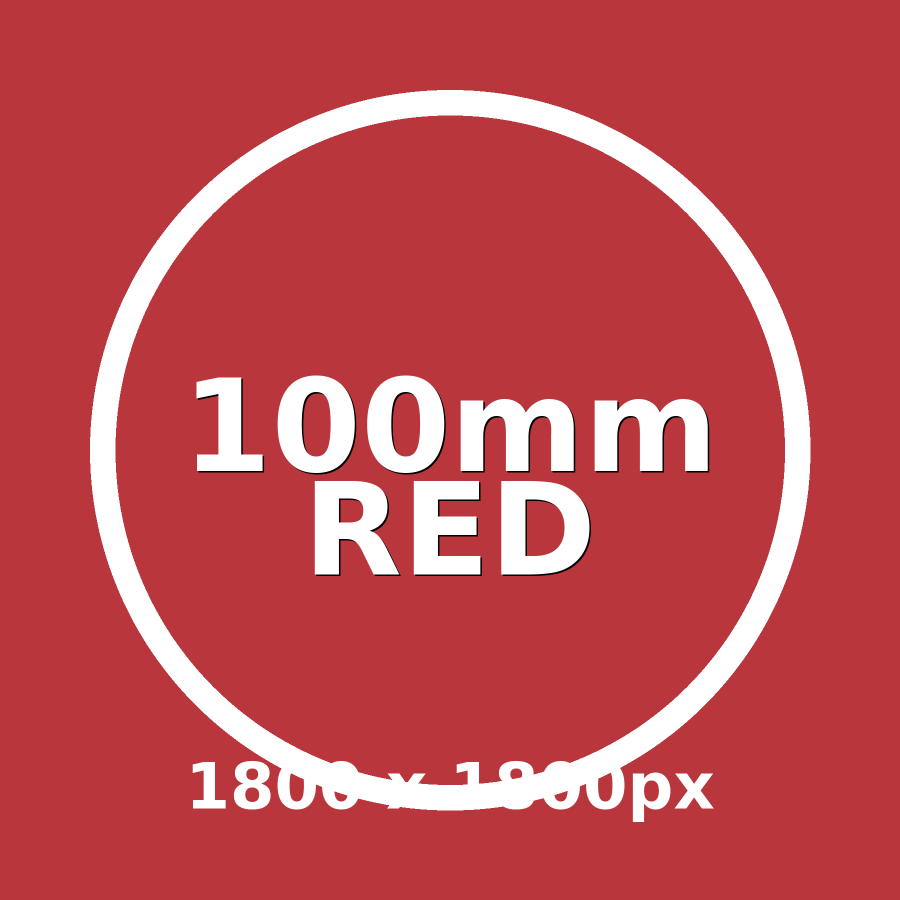
#> input picture images/test_100mm_red.png, 1800 x 1800 px (shown at 1/2 size); its folder holds only this picture in this run
$ python template.py
#> lines starting #> are read from the running program, lines starting #| are printed output that depends on the picture
### packing.py
from dataclasses import dataclass
from typing import Dict, List, Optional, Tuple
import math


@dataclass
class Rect:
    x: int
    y: int
    width: int
    height: int
    job: dict


@dataclass
class PackResult:
    placed: List[Rect]
    unplaced: List[dict]
    mode_used: str
    notes: List[str]


# [12 lines left out: function estimate_grid_capacity, not called in this run]


def detect_unique_sizes(jobs: List[dict]) -> List[Tuple[int, int]]:
    return sorted({
        (job["width_px"], job["height_px"])
        for job in jobs
    })


def choose_packing_mode(jobs: List[dict], requested_mode: str = "auto") -> str:
    requested_mode = (requested_mode or "auto").strip().lower()

    if requested_mode != "auto":
        return requested_mode

    unique_sizes = detect_unique_sizes(jobs)

    if len(unique_sizes) == 1:
        return "grid"

    # Canonical divisible sizes: 25, 50, 100, 120, 150 mm usually convert
    # into clean relative pixel sizes when generated at the same DPI.
    # Guillotine keeps rows/blocks easier to cut.
    if len(unique_sizes) <= 5:
        return "guillotine"

    return "maxrects"


# [94 lines left out: functions pack_grid, pack_shelf, not called in this run]


def pack_guillotine(
    jobs: List[dict],
    usable_width_px: int,
    usable_height_px: int,
    margin_px: int,
    gap_px: int,
) -> PackResult:
    """
    Simple guillotine-style free-rectangle packing.

    This favors cut-friendly block layouts more than maximum density.
    It places larger rectangles first, then splits remaining free space
    into right and bottom rectangles.
    """
    placed = []
    unplaced = []
    notes = []

    free_rects = [{
        "x": margin_px,
        "y": margin_px,
        "width": usable_width_px,
        "height": usable_height_px,
    }]

    sorted_jobs = sorted(
        jobs,
        key=lambda j: (j["height_px"] * j["width_px"], max(j["width_px"], j["height_px"])),
        reverse=True,
    )

    for job in sorted_jobs:
        w = job["width_px"]
        h = job["height_px"]

        best_index = None
        best_score = None

        for i, free in enumerate(free_rects):
            if w <= free["width"] and h <= free["height"]:
                leftover_w = free["width"] - w
                leftover_h = free["height"] - h
                score = min(leftover_w, leftover_h)

                if best_score is None or score < best_score:
                    best_score = score
                    best_index = i

        if best_index is None:
            unplaced.append(job)
            continue

        free = free_rects.pop(best_index)

        x = free["x"]
        y = free["y"]

        placed.append(Rect(x, y, w, h, job))

        remaining_right_width = free["width"] - w - gap_px
        remaining_bottom_height = free["height"] - h - gap_px

        # Split direction: preserve the larger leftover area.
        right_rect = {
            "x": x + w + gap_px,
            "y": y,
            "width": remaining_right_width,
            "height": h,
        }

        bottom_rect = {
            "x": x,
            "y": y + h + gap_px,
            "width": free["width"],
            "height": remaining_bottom_height,
        }

        if right_rect["width"] > 0 and right_rect["height"] > 0:
            free_rects.append(right_rect)

        if bottom_rect["width"] > 0 and bottom_rect["height"] > 0:
            free_rects.append(bottom_rect)

        # Keep free rectangles ordered top-to-bottom, then left-to-right.
        free_rects.sort(key=lambda r: (r["y"], r["x"], r["height"] * r["width"]))

    notes.append("Guillotine packing: cut-friendly free-rectangle layout.")

    return PackResult(placed, unplaced, "guillotine", notes)


# [109 lines left out: functions _maxrects_prune_free_rects, pack_maxrects, not called in this run]


def pack_jobs(
    jobs: List[dict],
    usable_width_px: int,
    usable_height_px: int,
    margin_px: int,
    gap_px: int,
    packing_mode: str = "auto",
) -> PackResult:
    mode = choose_packing_mode(jobs, packing_mode)

    if mode == "grid":
        return pack_grid(jobs, usable_width_px, usable_height_px, margin_px, gap_px)

    if mode == "shelf":
        return pack_shelf(jobs, usable_width_px, usable_height_px, margin_px, gap_px)

    if mode == "guillotine":
        return pack_guillotine(jobs, usable_width_px, usable_height_px, margin_px, gap_px)

    if mode == "maxrects":
        return pack_maxrects(jobs, usable_width_px, usable_height_px, margin_px, gap_px)

    return PackResult(
        placed=[],
        unplaced=jobs,
        mode_used=mode,
        notes=[f"Unknown packing mode: {mode}"],
    )

### template.py
from PIL import Image, ImageOps, ImageDraw
from pathlib import Path
import csv
from packing import pack_jobs
from planner import print_capacity_report, load_panel_presets, recommend_panel_presets

# =========================
# DEFAULT SETTINGS
# =========================
# These defaults are used if config.csv is missing or a value is blank.

DEFAULT_DPI = 300
DEFAULT_PANEL_WIDTH_MM = 600
DEFAULT_PANEL_HEIGHT_MM = 1200
DEFAULT_OUTER_MARGIN_MM = 5
DEFAULT_GAP_MM = 3

CONFIG_CSV = "config.csv"
PANELS_CSV = "panels.csv"
JOBS_CSV = "jobs.csv"
IMAGE_FOLDER = "images"
OUTPUT_FILE = "output/print_panel.png"

BACKGROUND = "white"

# "cover" = crop to fill each tile
# "contain" = show full image with padding
FIT_MODE = "cover"

DRAW_CUT_GUIDES = False
CUT_GUIDE_COLOR = (180, 180, 180)
CUT_GUIDE_WIDTH_PX = 1

DRAW_LABELS = False


# =========================
# HELPERS
# =========================

def mm_to_px(mm, dpi):
    return round((float(mm) / 25.4) * dpi)


def parse_bool(value, default=False):
    if value is None or str(value).strip() == "":
        return default
    return str(value).strip().lower() in ["1", "true", "yes", "y", "on"]


def load_config():
    """
    Optional config.csv format:

    key,value
    panel_preset,standard_600x1200
    dpi,300
    panel_width_mm,
    panel_height_mm,
    outer_margin_mm,5
    gap_mm,3
    output_file,output/panel.png
    fit_mode,cover
    packing_mode,auto
    show_capacity_report,true
    recommend_panel,false
    draw_cut_guides,false
    draw_labels,false
    """
    config = {
        "panel_preset": "",
        "dpi": DEFAULT_DPI,
        "panel_width_mm": DEFAULT_PANEL_WIDTH_MM,
        "panel_height_mm": DEFAULT_PANEL_HEIGHT_MM,
        "outer_margin_mm": DEFAULT_OUTER_MARGIN_MM,
        "gap_mm": DEFAULT_GAP_MM,
        "output_file": OUTPUT_FILE,
        "fit_mode": FIT_MODE,
        "packing_mode": "auto",
        "show_capacity_report": True,
        "recommend_panel": False,
        "draw_cut_guides": DRAW_CUT_GUIDES,
        "draw_labels": DRAW_LABELS,
    }

    config_path = Path(CONFIG_CSV)
    if not config_path.exists():
        return config

    with config_path.open(newline="", encoding="utf-8") as f:
#> (reads config.csv from the repository)
        reader = csv.DictReader(f)
        for row in reader:
            key = row.get("key", "").strip()
            value = row.get("value", "").strip()

            if not key or value == "":
                continue

            if key == "dpi":
                config[key] = int(float(value))
            elif key in ["panel_width_mm", "panel_height_mm", "outer_margin_mm", "gap_mm"]:
                config[key] = float(value)
            elif key in ["draw_cut_guides", "draw_labels", "show_capacity_report", "recommend_panel"]:
                config[key] = parse_bool(value, config[key])
            elif key in ["panel_preset", "output_file", "fit_mode", "packing_mode"]:
                config[key] = value
            else:
                print(f"Warning: unknown config key ignored: {key}")

    return config


def config_has_manual_panel_size(key_name):
#> called with key_name = 'panel_width_mm'
    config_path = Path(CONFIG_CSV)
    if not config_path.exists():
        return False

    with config_path.open(newline="", encoding="utf-8") as f:
        reader = csv.DictReader(f)
        for row in reader:
            key = row.get("key", "").strip()
            value = row.get("value", "").strip()
            if key == key_name and value != "":
                return True

    return False


def apply_panel_preset(config):
    """
    Optional panels.csv format:

    name,width_mm,height_mm,notes
    standard_600x1200,600,1200,Safe general default panel
    large_720x1500,720,1500,Matches one historical panel size
    extra_large_1250x2500,1250,2500,Matches common historical panels

    If config.csv has panel_preset set, that preset controls panel_width_mm and panel_height_mm.
    If panel_width_mm or panel_height_mm are manually set in config.csv, those manual values take priority.
    """
    preset_name = str(config.get("panel_preset", "")).strip()
    if not preset_name:
        return config

    panels_path = Path(PANELS_CSV)
    if not panels_path.exists():
        print(f"Warning: panel_preset is set to '{preset_name}', but {PANELS_CSV} was not found.")
        return config

    manual_width = config_has_manual_panel_size("panel_width_mm")
    manual_height = config_has_manual_panel_size("panel_height_mm")

    with panels_path.open(newline="", encoding="utf-8") as f:
#> (reads panels.csv from the repository)
        reader = csv.DictReader(f)
        for row in reader:
            name = row.get("name", "").strip()
            if name != preset_name:
                continue

            if not manual_width:
                config["panel_width_mm"] = float(row["width_mm"])
            if not manual_height:
                config["panel_height_mm"] = float(row["height_mm"])

            print(f"Using panel preset: {preset_name}")
            return config

    print(f"Warning: panel_preset '{preset_name}' was not found in {PANELS_CSV}.")
    return config


def resize_to_tile(img, target_size, mode="cover"):
    if mode == "cover":
        return ImageOps.fit(
            img,
            target_size,
            method=Image.Resampling.LANCZOS,
            centering=(0.5, 0.5)
        )

    if mode == "contain":
        fitted = ImageOps.contain(
            img,
            target_size,
            method=Image.Resampling.LANCZOS
        )
        canvas = Image.new("RGB", target_size, BACKGROUND)
        x = (target_size[0] - fitted.width) // 2
        y = (target_size[1] - fitted.height) // 2
        canvas.paste(fitted, (x, y))
        return canvas

    raise ValueError("fit_mode must be 'cover' or 'contain'.")


def load_jobs(dpi):
#> called with dpi = 300
    jobs = []

    with open(JOBS_CSV, newline="", encoding="utf-8") as f:
#> (reads jobs.csv from the repository)
        reader = csv.DictReader(f)

        for row in reader:
            filename = row["file"].strip()
            quantity = int(row["quantity"])
            width_mm = float(row["width_mm"])
            height_mm = float(row["height_mm"])

            for _ in range(quantity):
                jobs.append({
                    "file": filename,
                    "width_mm": width_mm,
                    "height_mm": height_mm,
                    "width_px": mm_to_px(width_mm, dpi),
                    "height_px": mm_to_px(height_mm, dpi),
                })

    return jobs


# [46 lines left out: functions get_available_output_path, save_output, not called in this run]


def main():
    config = apply_panel_preset(load_config())

    dpi = config["dpi"]
    panel_width_mm = config["panel_width_mm"]
    panel_height_mm = config["panel_height_mm"]
    outer_margin_mm = config["outer_margin_mm"]
    gap_mm = config["gap_mm"]
    output_file = config["output_file"]
    fit_mode = config["fit_mode"]
    packing_mode = config["packing_mode"]
    show_capacity_report = config["show_capacity_report"]
    recommend_panel = config["recommend_panel"]
    draw_cut_guides = config["draw_cut_guides"]
    draw_labels = config["draw_labels"]

    panel_w_px = mm_to_px(panel_width_mm, dpi)
    panel_h_px = mm_to_px(panel_height_mm, dpi)
    margin_px = mm_to_px(outer_margin_mm, dpi)
    gap_px = mm_to_px(gap_mm, dpi)

    jobs = load_jobs(dpi)

    usable_width_px = panel_w_px - (2 * margin_px)
    usable_height_px = panel_h_px - (2 * margin_px)

    packing_result = pack_jobs(
        jobs=jobs,
        usable_width_px=usable_width_px,
        usable_height_px=usable_height_px,
        margin_px=margin_px,
        gap_px=gap_px,
        packing_mode=packing_mode,
    )

    canvas = Image.new("RGB", (panel_w_px, panel_h_px), BACKGROUND)
    draw = ImageDraw.Draw(canvas)

    image_cache = {}

    for rect in packing_result.placed:
        job = rect.job
        img_path = Path(IMAGE_FOLDER) / job["file"]

        if img_path not in image_cache:
            if not img_path.exists():
                raise FileNotFoundError(f"Missing image: {img_path}")

            source = Image.open(img_path)
#> source is the input picture: PIL image 1800x1800 RGB; mean R, G, B 193.1, 79.8, 84.2
            source = ImageOps.exif_transpose(source)
            source = source.convert("RGB")
            image_cache[img_path] = source

        source = image_cache[img_path]
        tile = resize_to_tile(source, (rect.width, rect.height), fit_mode)
#> in resize_to_tile, `return ImageOps.fit( img, target_size, method=Image.Resampling.LANCZOS..`:
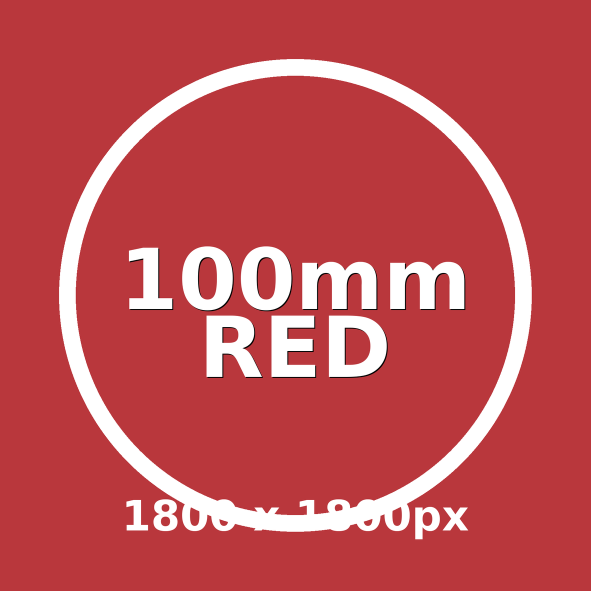
#> returned value: PIL image 1181x1181 RGB (shown at 1/2 size); mean R, G, B 193.1, 79.8, 84.1

        canvas.paste(tile, (rect.x, rect.y))

        if draw_cut_guides:
            draw.rectangle(
                [rect.x, rect.y, rect.x + rect.width, rect.y + rect.height],
                outline=CUT_GUIDE_COLOR,
                width=CUT_GUIDE_WIDTH_PX
            )

        if draw_labels:
            draw.text((rect.x + 5, rect.y + 5), job["file"], fill=(0, 0, 0))

    saved_output_path = save_output(canvas, output_file, dpi)

    if show_capacity_report:
        print_capacity_report(
            jobs=jobs,
            panel_width_px=panel_w_px,
            panel_height_px=panel_h_px,
            panel_width_mm=panel_width_mm,
            panel_height_mm=panel_height_mm,
            margin_px=margin_px,
            gap_px=gap_px,
            gap_mm=gap_mm,
            packing_result=packing_result,
        )

    if recommend_panel:
        panels = load_panel_presets(PANELS_CSV)
        recommend_panel_presets(
            jobs=jobs,
            panels=panels,
            dpi=dpi,
            outer_margin_mm=outer_margin_mm,
            gap_mm=gap_mm,
            packing_mode=packing_mode,
        )

    print("Export complete")
    print(f"Output: {saved_output_path.resolve()}")
    if config.get("panel_preset"):
        print(f"Panel preset: {config['panel_preset']}")
    print(f"Panel: {panel_width_mm} × {panel_height_mm} mm")
    print(f"Pixels: {panel_w_px} × {panel_h_px} px at {dpi} DPI")
    print(f"Gap: {gap_mm} mm")
    print(f"Outer margin / safe area: {outer_margin_mm} mm")
    print(f"Packing mode: {packing_result.mode_used}")
    print(f"Placed: {len(packing_result.placed)}")
    print(f"Unplaced: {len(packing_result.unplaced)}")

    if packing_result.unplaced:
        print("\nThe following items did not fit:")
        for item in packing_result.unplaced:
            print(f"- {item['file']} {item['width_mm']} × {item['height_mm']} mm")


if __name__ == "__main__":
#> (the run stopped early here; a loop or call above may not have finished)
